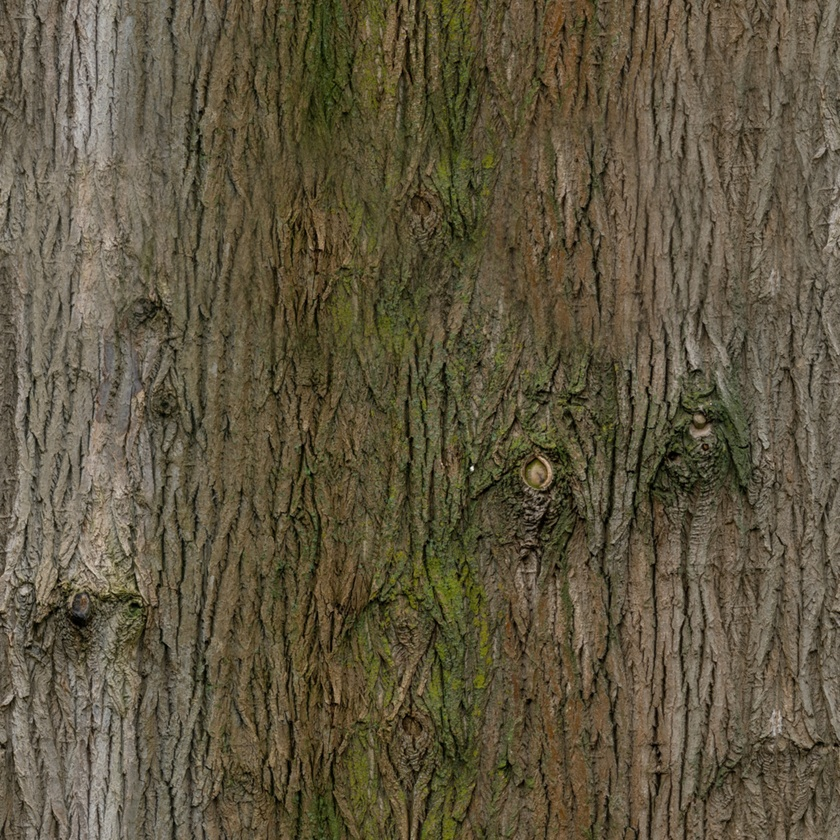
#> input picture data/real_validation_set/fabric/Bark Brown 02/albedo.jpg, 840 x 840 px, shrunk from 1024 x 1024 before the run, found by its file name; its folder holds only this picture in this run
$ python calibration_test.py   (older library calls are emulated)
#> lines starting #> are read from the running program, lines starting #| are printed output that depends on the picture
### src/perceptual_interdependence/core/asset_binder.py
"""
Geometry-Aware Photometric Binding System - Analytically Safe One-Way Binding

This module implements the AssetBinder class using strict algebraic cancellation
without calibration loops. The system guarantees mathematical quality restoration for
legitimate users while maintaining security against attackers.
"""

import os
import numpy as np
from PIL import Image
from typing import Tuple, Optional, Union, Dict, Any
from pathlib import Path

from ..algorithms.cpu_math import get_cpu_math


class AssetBinder:
    """
    Implements Analytically Safe One-Way Binding with strict algebraic cancellation.

    Core Concept:
    - Poison: Always brighten albedo (A_new = A * (1 + P))
    - Antidote: Always steepen normals (Z_new = Z_old / (1 + P))
    - Mathematical guarantee: A*(1+P) * Z/(1+P) = A*Z (perfect cancellation)

    No calibration loops needed - the algebra IS the calibration.

    Attributes:
        EPSILON: Division by zero protection constant
        BLOCK_SIZE: 4x4 pixel blocks for BC7 optimization
        RGB_MAX: Maximum RGB value for conversion
    """

    # Mathematical constants
    EPSILON = 1e-6      # Division by zero protection
    BLOCK_SIZE = 4      # 4x4 pixel blocks for BC7 optimization
    RGB_MAX = 255.0     # Maximum RGB value for conversion

    def __init__(self, output_dir: Optional[Union[str, Path]] = None):
        """
        Initialize the AssetBinder class.

        Args:
            output_dir: Directory for output files (default: current directory)
        """
        self.cpu_math = get_cpu_math()
        self.output_dir = Path(output_dir) if output_dir else Path.cwd()
        self.output_dir.mkdir(parents=True, exist_ok=True)

        # Print acceleration status
        if self.cpu_math.use_numba:
            print("🚀 AssetBinder: CPU acceleration (Numba JIT) enabled")
        else:
            print("📊 AssetBinder: Vectorized NumPy mode")

    def bind_textures(
        self,
        albedo_path: Union[str, Path],
        normal_path: Union[str, Path],
        user_id: int,
        poison_strength: float = 0.2,
        output_prefix: str = "bound"
    ) -> Dict[str, Any]:
        """
        Main binding method using Analytically Safe One-Way Binding.

        This method implements strict algebraic cancellation without calibration loops:
        - Poison: Always brighten albedo (A_new = A * (1 + P))
        - Antidote: Always steepen normals (Z_new = Z_old / (1 + P))
        - Mathematical guarantee: A*(1+P) * Z/(1+P) = A*Z (perfect cancellation)

        Args:
            albedo_path: Path to the input albedo texture file
            normal_path: Path to the input normal map file
            user_id: Unique identifier for reproducible random number generation
            poison_strength: Strength of poison application [0.0, 1.0]
            output_prefix: Prefix for output filenames

        Returns:
            Dictionary containing binding results and statistics

        Raises:
            ValueError: If poison_strength is outside valid range [0.0, 1.0]
            FileNotFoundError: If input texture files do not exist
        """
        print(f"Starting Analytically Safe One-Way Binding (user_id: {user_id})...")

        # Validate inputs
        self._validate_poison_strength(poison_strength)

        # Step 1: Load and normalize inputs
        albedo, normal = self._load_and_validate_inputs(albedo_path, normal_path)
        print(f"  Loaded textures: {albedo.shape}")

        # Step 2: Generate target poison map (strictly positive values)
        texture_shape = (albedo.shape[0], albedo.shape[1])
        poison_target = self._generate_poison_map(texture_shape, user_id, poison_strength)
        print(f"  Generated poison map: range [0.0, {poison_strength}]")

        # Step 3: Apply poison to albedo (brightening attempt)
        albedo_poisoned, poison_effective = self._apply_poison_to_albedo_safe(albedo, poison_target)
        print(f"  Applied poison to albedo (with saturation handling)")

        # Step 4: Calculate analytical antidote for normal map
        normal_antidote = self._calculate_analytical_antidote(normal, poison_effective, user_id)
        print(f"  Calculated analytical antidote normal map")

        # Step 5: Save outputs
        output_paths = self._save_outputs(albedo_poisoned, normal_antidote, user_id, output_prefix)
        print(f"  Saved bound assets: {output_paths['albedo'].name}, {output_paths['normal'].name}")
        print(f"Analytically Safe Binding completed for user {user_id}")

        # Return comprehensive results
        return {
            'user_id': user_id,
            'poison_strength': poison_strength,
            'texture_shape': texture_shape,
            'output_paths': output_paths,
            'statistics': {
                'poison_target_mean': float(np.mean(poison_target)),
                'poison_effective_mean': float(np.mean(poison_effective)),
                'saturation_ratio': float(np.sum(albedo_poisoned >= 0.999) / albedo_poisoned.size)
            }
        }

    def _load_and_validate_inputs(
        self,
        albedo_path: Union[str, Path],
        normal_path: Union[str, Path]
    ) -> Tuple[np.ndarray, np.ndarray]:
        """
        Load and validate input textures, converting to appropriate formats.

        Args:
            albedo_path: Path to albedo texture file
            normal_path: Path to normal map file

        Returns:
            Tuple of processed albedo and normal arrays

        Raises:
            FileNotFoundError: If texture files do not exist
            ValueError: If image processing fails
        """
        albedo_path = Path(albedo_path)
        normal_path = Path(normal_path)

        # Validate file existence
        if not albedo_path.exists():
            raise FileNotFoundError(f"Albedo texture file not found: {albedo_path}")
        if not normal_path.exists():
            raise FileNotFoundError(f"Normal map file not found: {normal_path}")

        try:
            # Load albedo texture
            albedo_image = Image.open(albedo_path).convert('RGB')
#> albedo_image is the input picture: PIL image 840x840 RGB; mean R, G, B 94.8, 85.9, 63.6
            albedo_array = np.array(albedo_image, dtype=np.float32)

            # Convert albedo from [0, 255] to float [0.0, 1.0] range
            albedo_normalized = albedo_array / self.RGB_MAX

            # Load normal map
            normal_image = Image.open(normal_path).convert('RGB')
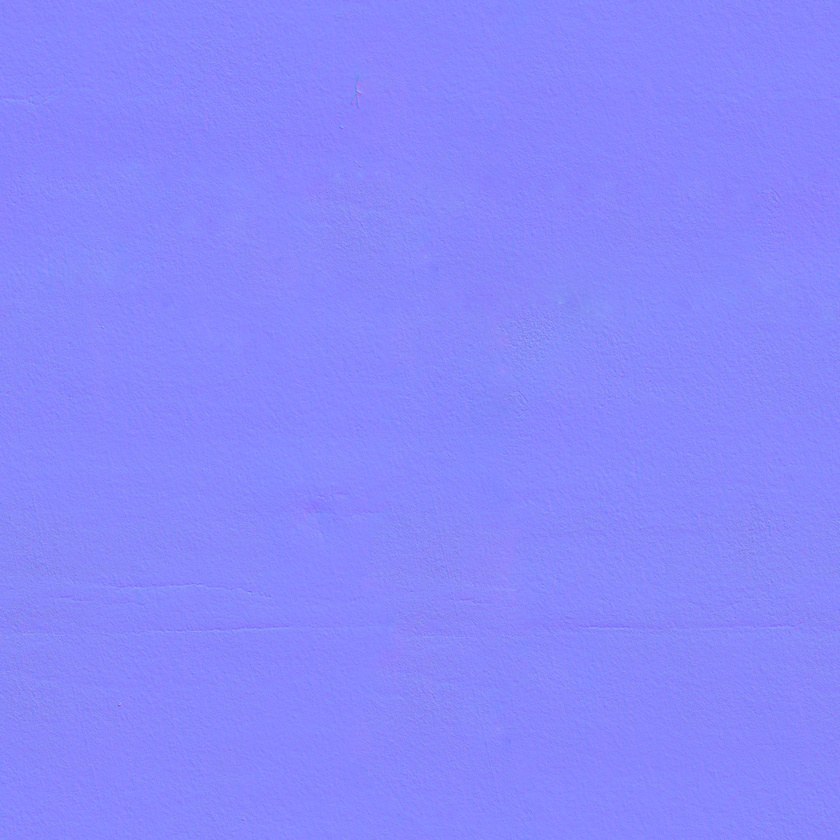
#> input picture data/real_validation_set/fabric/Aerial Asphalt 01/normal.jpg, 840 x 840 px, shrunk from 1024 x 1024 before the run, found by its file name
#> normal_image is the input picture: PIL image 840x840 RGB; mean R, G, B 136, 136.1, 252.3
            normal_array = np.array(normal_image, dtype=np.float32)

            # Convert normal from RGB [0, 255] to vector [-1.0, 1.0] format
            normal_vectors = (normal_array / self.RGB_MAX) * 2.0 - 1.0
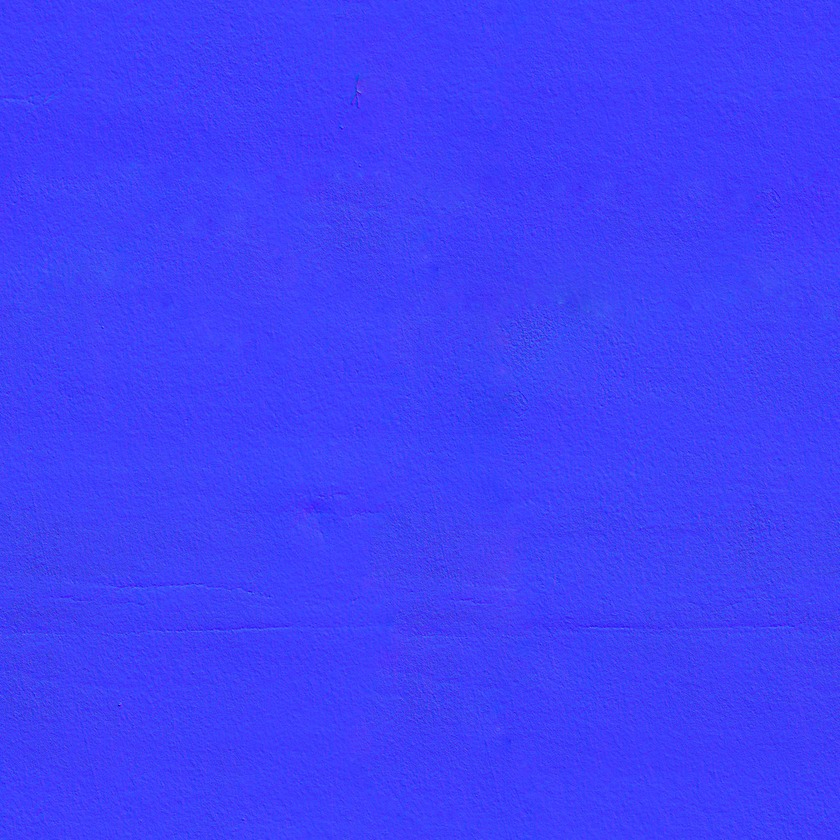
#> normal_vectors: shape (840, 840, 3) float32; mean R, G, B 0.0665, 0.0673, 0.977; drawn with min black and max white

            # Normalize normal vectors to ensure unit length
            normal_normalized = self._normalize_normal_vectors(normal_vectors)

            # Convert back to RGB format for processing
            normal_rgb = (normal_normalized + 1.0) / 2.0

            return albedo_normalized, normal_rgb

        except Exception as e:
            if isinstance(e, (FileNotFoundError, ValueError)):
                raise
            else:
                raise ValueError(f"Failed to load or process image files: {str(e)}")

    def _normalize_normal_vectors(self, normal_array: np.ndarray) -> np.ndarray:
        """
        Normalize normal vectors to ensure unit length.

        Args:
            normal_array: Input normal vectors in [-1.0, 1.0] range

        Returns:
            Normalized normal vectors
        """
        # Calculate vector magnitudes
        magnitudes = np.sqrt(np.sum(normal_array ** 2, axis=2, keepdims=True))

        # Handle zero-length vectors by replacing with epsilon
        magnitudes = np.where(magnitudes < self.EPSILON, self.EPSILON, magnitudes)

        # Normalize vectors
        normalized_normals = normal_array / magnitudes
#> (the rest of the program and of its run is left out)
